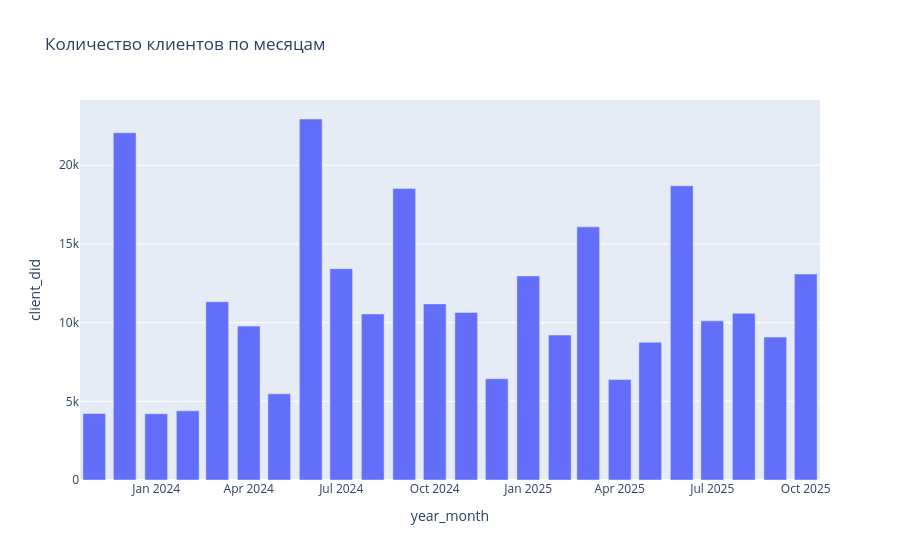

Here is the notebook cell this chart was saved with:
### Code cell
display(sample[sample['year_month'] < '2024-11-01'].pivot_table(values=['client_did'],
                index=['year_month'],
                aggfunc='count',
                margins=False).T)
display(sample[sample['year_month'] >= '2024-11-01'].pivot_table(values=['client_did'],
                index=['year_month'],
                aggfunc='count',
                margins=False).T)

pt = (sample
    .pivot_table(
        values=["client_did"],
        index=["year_month"],
        aggfunc="count",
        margins=False,).reset_index())

fig_sample = px.bar(
    pt,
    x="year_month",
    y="client_did",
    orientation="v",
    title="Количество клиентов по месяцам",
)

fig_sample.show()  # в ноутбуке — опционально

### Figure 1 — Plotly figure (JSON) as saved in the notebook; plotly's stock layout.template omitted (floating-point values rounded to 4 significant figures)
{"data": [{"alignmentgroup": "True", "hovertemplate": "year_month=%{x}<br>client_did=%{y}<extra></extra>", "legendgroup": "", "marker": {"color": "#636efa", "pattern": {"shape": ""}}, "name": "", "offsetgroup": "", "orientation": "v", "showlegend": false, "textposition": "auto", "type": "bar", "x": ["2023-11-01T00:00:00", "2023-12-01T00:00:00", "2024-01-01T00:00:00", "2024-02-01T00:00:00", "2024-03-01T00:00:00", "2024-04-01T00:00:00", "2024-05-01T00:00:00", "2024-06-01T00:00:00", "2024-07-01T00:00:00", "2024-08-01T00:00:00", "2024-09-01T00:00:00", "2024-10-01T00:00:00", "2024-11-01T00:00:00", "2024-12-01T00:00:00", "2025-01-01T00:00:00", "2025-02-01T00:00:00", "2025-03-01T00:00:00", "2025-04-01T00:00:00", "2025-05-01T00:00:00", "2025-06-01T00:00:00", "2025-07-01T00:00:00", "2025-08-01T00:00:00", "2025-09-01T00:00:00", "2025-10-01T00:00:00"], "xaxis": "x", "y": [4230, 22065, 4210, 4396, 11331, 9780, 5474, 22940, 13431, 10555, 18529, 11191, 10650, 6434, 12970, 9212, 16086, 6391, 8752, 18696, 10112, 10595, 9082, 13088], "yaxis": "y"}], "layout": {"barmode": "relative", "legend": {"tracegroupgap": 0}, "title": {"text": "Количество клиентов по месяцам"}, "xaxis": {"anchor": "y", "domain": [0, 1], "title": {"text": "year_month"}}, "yaxis": {"anchor": "x", "domain": [0, 1], "title": {"text": "client_did"}}}}
